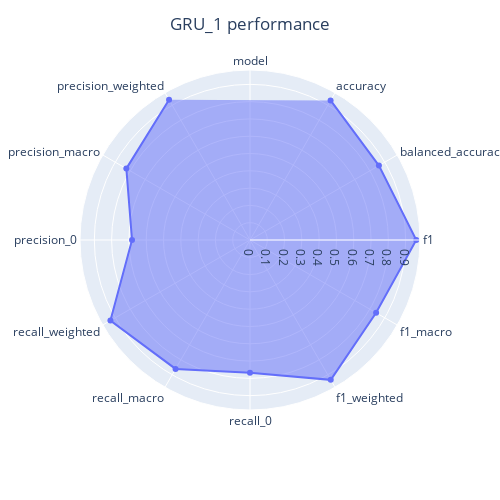
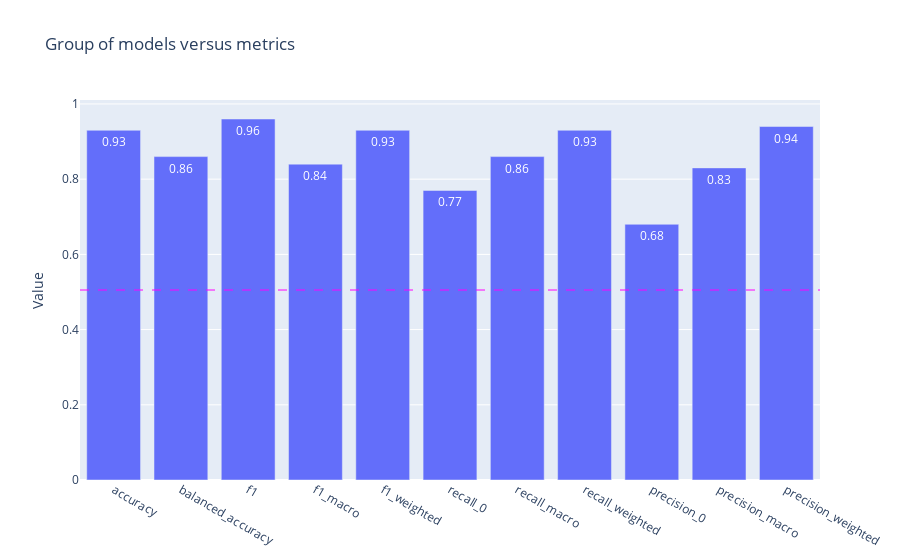

Notebook source saved alongside these figures, in order:
### Code cell
#model
model_name = "GRU_1"
embedding_size = 100
model2 = Sequential()

model2.add(Embedding(input_dim=num_words, 
                    output_dim=embedding_size, 
                    input_length=max_tokens,
                    name="embedding_layer"))

model2.add(GRU(units=128, return_sequences=True))
model2.add(GRU(units=64, return_sequences=True)) 
model2.add(GRU(units=12))
model2.add(Dense(1, activation='sigmoid'))

# Compile
optimizer = Adam(learning_rate=0.008)

model2.compile(loss='binary_crossentropy', optimizer=optimizer, metrics=['accuracy'])

model2.summary()

# fit and evaluate
weights = {0:88, 1:18}

t0 = time()
model2.fit(X_train, y_train, 
          epochs=30, 
          batch_size=256, 
          class_weight=weights,
          validation_data=(X_test, y_test), 
          callbacks=[early_stop])
time_train = time() - t0

results = model2.evaluate(X_test, y_test)
print("results:", results)

# prediction
t1 = time()
pred = model2.predict(X_test)
time_predict = time() - t1  # records duration of predicting
prediction = (1 * (pred >= 0.5))[:, 0]


accuracy = metrics.accuracy_score(y_test, prediction)
# The balanced accuracy in binary and multiclass classification problems
# to deal with imbalanced datasets.
# It is defined as the average of recall obtained on each class.
# The best value is 1 and the worst value is 0 when adjusted=False.
balanced_accuracy = metrics.balanced_accuracy_score(y_test, prediction)

f1_score = metrics.f1_score(y_test, prediction)
f1_score_macro = metrics.f1_score(y_test, prediction, average="macro")
f1_score_weighted = metrics.f1_score(y_test, prediction, average="weighted")

recall = metrics.recall_score(y_test, prediction, pos_label=0)
recall_macro = metrics.recall_score(y_test, prediction, average="macro")
recall_weighted = metrics.recall_score(y_test, prediction, average="weighted")

# precision is intuitively the ability of the classifier not to label as positive a sample that is negative.
# we set pos_label=0 : that is negative rating (rating <=3)
precision = metrics.precision_score(y_test, prediction, pos_label=0)
precision_macro = metrics.precision_score(y_test, prediction, average="macro")
precision_weighted = metrics.precision_score(y_test, prediction, average="weighted")

cl_report = metrics.classification_report(y_test, prediction)
cf_matrix = pd.crosstab(y_test, prediction, rownames=["Real"], colnames=["Prediction"])

# put metrics into a dictionnary and into a DataFrame
res = {
        "model": model_name,
        "accuracy": accuracy,
        "balanced_accuracy": balanced_accuracy,
        "f1": f1_score,
        "f1_macro": f1_score_macro,
        "f1_weighted": f1_score_weighted,
        "recall_0": recall,
        "recall_macro": recall_macro,
        "recall_weighted": recall_weighted,
        "precision_0": precision,
        "precision_macro": precision_macro,
        "precision_weighted": precision_weighted,
        "time_train": time_train,
        "time_predict": time_predict,
    }

# DataFrame of model's performance
df_p2 = pd.DataFrame(res, index=[0])

# Save performance data in a csv file
file_name = "perf_"+model_name+".csv"
df_p2.to_csv(file_name)

# Radar chart of model's performance
data = df_p2.iloc[:,:-2]
plot_radar_metrics(data, model_name)

# Barplot of models performance
# Comparision with TfidfVectorizr & Logistic Regression 
model_list=[model_name]
barplot_models_group_vs_metric(data, model_list)


print("-- Confusion matrix -----------------------------------")
display(cf_matrix)
print("-- Classification Report -------------------------------")
print(cl_report)

### Figure 1 — Plotly figure (JSON) as saved in the notebook; plotly's stock layout.template omitted (floating-point values rounded to 4 significant figures)
{"data": [{"fill": "toself", "hovertemplate": "r=%{r}<br>theta=%{theta}<extra></extra>", "legendgroup": "", "line": {"color": "#636efa", "dash": "solid"}, "marker": {"symbol": "circle"}, "mode": "markers+lines", "name": "", "r": ["GRU_1", 0.9319, 0.8607, 0.9612, 0.8418, 0.9336, 0.7681, 0.8607, 0.9319, 0.682, 0.8256, 0.9361, "GRU_1"], "showlegend": false, "subplot": "polar", "theta": ["model", "accuracy", "balanced_accuracy", "f1", "f1_macro", "f1_weighted", "recall_0", "recall_macro", "recall_weighted", "precision_0", "precision_macro", "precision_weighted", "model"], "type": "scatterpolar"}], "layout": {"height": 500, "legend": {"tracegroupgap": 0}, "margin": {"t": 60}, "polar": {"angularaxis": {"direction": "clockwise", "rotation": 90}, "domain": {"x": [0, 1], "y": [0, 1]}}, "title": {"text": "GRU_1 performance", "x": 0.5}, "width": 500}}

### Figure 2 — Plotly figure (JSON) as saved in the notebook; plotly's stock layout.template omitted (floating-point values rounded to 4 significant figures)
{"data": [{"name": "GRU_1", "offsetgroup": "0", "text": ["0.93", "0.86", "0.96", "0.84", "0.93", "0.77", "0.86", "0.93", "0.68", "0.83", "0.94"], "textposition": "auto", "type": "bar", "x": ["accuracy", "balanced_accuracy", "f1", "f1_macro", "f1_weighted", "recall_0", "recall_macro", "recall_weighted", "precision_0", "precision_macro", "precision_weighted"], "y": [0.93, 0.86, 0.96, 0.84, 0.93, 0.77, 0.86, 0.93, 0.68, 0.83, 0.94]}], "layout": {"shapes": [{"line": {"color": "magenta", "dash": "dash", "width": 1}, "type": "line", "x0": 0, "x1": 1, "xref": "paper", "y0": 0.5, "y1": 0.5, "yref": "paper"}], "title": {"text": "Group of models versus metrics"}, "yaxis": {"title": {"text": "Value"}}}}
